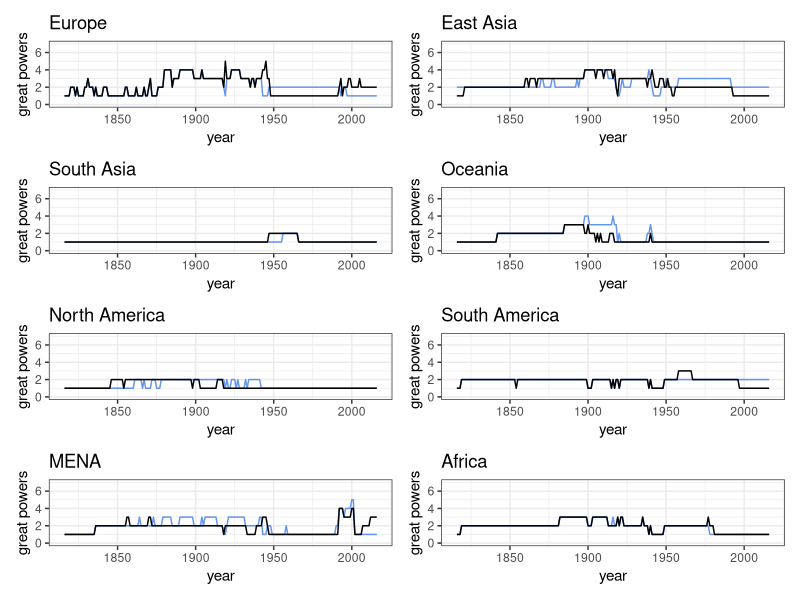
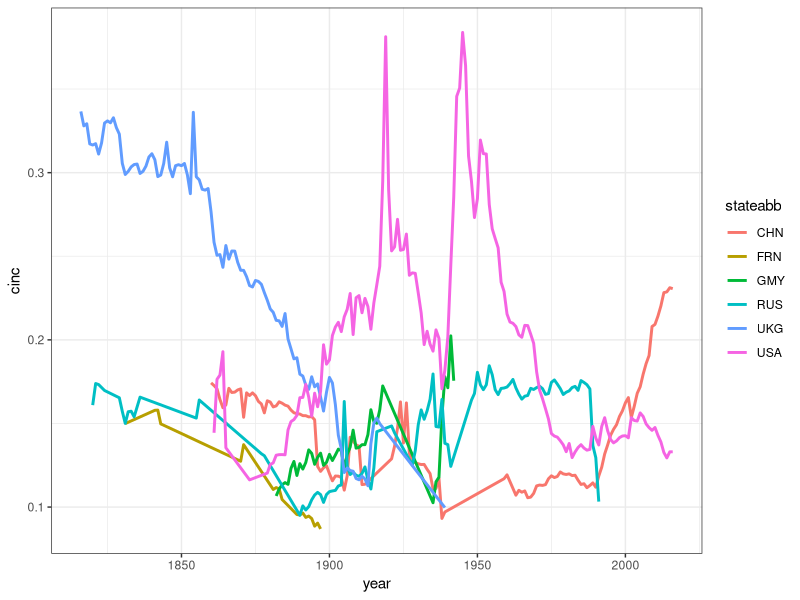

R code for these plots, in order:
setwd("C:/Users/fight/Documents/MIT/Research Projects/Preventive War")
library(tidyverse)
library(patchwork)


# Separate Regions --------------------------------------------------------

# read in raw data

data.raw<-read.csv("NMC_regions_v2.csv")

# fill missing values in with NA
data.raw$milex[data.raw$milex==-9]<-NA
data.raw$milper[data.raw$milper==-9]<-NA
data.raw$irst[data.raw$irst==-9]<-NA
data.raw$pec[data.raw$pec==-9]<-NA
data.raw$tpop[data.raw$tpop==-9]<-NA
data.raw$upop[data.raw$upop==-9]<-NA

# function to separate regions

sep_regions<-function(i){
  data.temp<-data.raw %>% filter(home1==i | home2==i | home3==i | 
                                   territory1==i | territory2==i | 
                                   base1==i | base2==i | base3==i | 
                                   colony1==i | colony2==i | colony3==i |
                                   colony4==i | colony5==i | colony6==i |
                                   colony7==i | colony8==i)
  #create binary variables for types of presence
  data.temp$home<-ifelse(data.temp$home1==i | data.temp$home2==i | data.temp$home3==i, 1, 0)
  data.temp$territory<-ifelse(data.temp$territory1==i | data.temp$territory2==i, 1, 0)
  data.temp$base<-ifelse(data.temp$base1==i | data.temp$base2==i | data.temp$base3==i, 1, 0)
  data.temp$colony<-ifelse(data.temp$colony1==i | data.temp$colony2==i | data.temp$colony3==i |
                             data.temp$colony4==i | data.temp$colony5==i | data.temp$colony6==i |
                             data.temp$colony7==i | data.temp$colony8==i, 1, 0)
  #remove old columns
  data.temp<-data.temp[,-which(names(data.temp) %in% c("home1", "home2", "home3",
                                                       "territory1", "territory2",
                                                       "base1", "base2", "base3",
                                                       "colony1", "colony2", "colony3",
                                                       "colony4", "colony5", "colony6",
                                                       "colony7", "colony8"))]
  return(data.temp)
}

# run function on each region
data.1<-sep_regions(1)
data.2<-sep_regions(2)
data.3<-sep_regions(3)
data.4<-sep_regions(4)
data.5<-sep_regions(5)
data.6<-sep_regions(6)
data.7<-sep_regions(7)
data.8<-sep_regions(8)


# Calculate Relative Power ---------------------------------------------------------

#set weights to adjust different types of presence
home.weight<-1
territory.weight<-0.5
colony.weight<-0.5
base.weight<-0.25

data.temp=data.1

#function to calculate relative power on each regional dataframe
rel_power<-function(data.temp){
  data.temp$home<-data.temp$home*home.weight
  data.temp$territory<-data.temp$territory*territory.weight
  data.temp$colony<-data.temp$colony*colony.weight
  data.temp$base<-data.temp$base*base.weight
  
  #calculate adjusted capability elements by type of presence
  data.temp$weight<-apply(data.temp[11:14],MARGIN = 1,FUN = sum, na.rm=TRUE)
  data.temp$weight[data.temp$weight>1]<-1
  
  data.temp$a_milex<-data.temp$weight*data.temp$milex
  data.temp$a_milper<-data.temp$weight*data.temp$milper
  data.temp$a_irst<-data.temp$weight*data.temp$irst
  data.temp$a_pec<-data.temp$weight*data.temp$pec
  data.temp$a_tpop<-data.temp$weight*data.temp$tpop
  data.temp$a_upop<-data.temp$weight*data.temp$upop
  
  #calculate by year sums
  data.temp.sum <- data.temp %>% group_by(year) %>% summarize(usum_milex=sum(milex, na.rm = TRUE), 
                                                              usum_milper=sum(milper, na.rm = TRUE),
                                                              usum_irst=sum(irst, na.rm = TRUE), 
                                                              usum_pec=sum(pec, na.rm = TRUE), 
                                                              usum_tpop=sum(tpop, na.rm = TRUE), 
                                                              usum_upop=sum(upop, na.rm = TRUE),
                                                              asum_milex=sum(a_milex, na.rm = TRUE), 
                                                              asum_milper=sum(a_milper, na.rm = TRUE),
                                                              asum_irst=sum(a_irst, na.rm = TRUE), 
                                                              asum_pec=sum(a_pec, na.rm = TRUE), 
                                                              asum_tpop=sum(a_tpop, na.rm = TRUE), 
                                                              asum_upop=sum(a_upop, na.rm = TRUE))
  
  
  #join sums to data
  data.temp.wsums <- left_join(data.temp, data.temp.sum, by="year")
  
  #calculate proportion of each capability element
  data.temp.wsums$uprop_milex<-data.temp.wsums$milex/data.temp.wsums$usum_milex
  data.temp.wsums$uprop_milper<-data.temp.wsums$milper/data.temp.wsums$usum_milper
  data.temp.wsums$uprop_irst<-data.temp.wsums$irst/data.temp.wsums$usum_irst
  data.temp.wsums$uprop_pec<-data.temp.wsums$pec/data.temp.wsums$usum_pec
  data.temp.wsums$uprop_tpop<-data.temp.wsums$tpop/data.temp.wsums$usum_tpop
  data.temp.wsums$uprop_upop<-data.temp.wsums$upop/data.temp.wsums$usum_upop
  
  data.temp.wsums$aprop_milex<-data.temp.wsums$a_milex/data.temp.wsums$asum_milex
  data.temp.wsums$aprop_milper<-data.temp.wsums$a_milper/data.temp.wsums$asum_milper
  data.temp.wsums$aprop_irst<-data.temp.wsums$a_irst/data.temp.wsums$asum_irst
  data.temp.wsums$aprop_pec<-data.temp.wsums$a_pec/data.temp.wsums$asum_pec
  data.temp.wsums$aprop_tpop<-data.temp.wsums$a_tpop/data.temp.wsums$asum_tpop
  data.temp.wsums$aprop_upop<-data.temp.wsums$a_upop/data.temp.wsums$asum_upop
  
  
  #average proportions to get regional cinc
  data.temp.wsums$ur_cinc<-apply(data.temp.wsums[,c("uprop_milex",
                                                    "uprop_milper",
                                                    "uprop_irst",
                                                    "uprop_pec",
                                                    "uprop_tpop",
                                                    "uprop_upop")], MARGIN = 1, FUN=mean, na.rm=TRUE)
  
  data.temp.wsums$ar_cinc<-apply(data.temp.wsums[,c("aprop_milex",
                                                    "aprop_milper",
                                                    "aprop_irst",
                                                    "aprop_pec",
                                                    "aprop_tpop",
                                                    "aprop_upop")], MARGIN = 1, FUN=mean, na.rm=TRUE)
  data.temp.out<-data.temp.wsums[,c("stateabb",
                                    "ccode",
                                    "year",
                                    "milex",
                                    "milper",
                                    "irst",
                                    "pec",
                                    "tpop",
                                    "upop",
                                    "cinc",
                                    "home",
                                    "territory",
                                    "base",
                                    "colony",
                                    "ur_cinc",
                                    "ar_cinc")]
  return(data.temp.out)
}

data.1.cinc<-rel_power(data.1)
data.2.cinc<-rel_power(data.2)
data.3.cinc<-rel_power(data.3)
data.4.cinc<-rel_power(data.4)
data.5.cinc<-rel_power(data.5)
data.6.cinc<-rel_power(data.6)
data.7.cinc<-rel_power(data.7)
data.8.cinc<-rel_power(data.8)



# Calculate Powers in the Sub-System --------------------------------------

#function to calculate number of great powers with adjusted and unadjusted relative power
great_power<-function(data.temp){
  data.temp<-data.temp %>% group_by(year) %>% mutate(umax_power=max(ur_cinc), amax_power=max(ar_cinc))
  # great powers are those with at least 1/3 of the power of the top power in the system
  data.temp$ugreat_power<-ifelse(data.temp$ur_cinc>=1/2*data.temp$umax_power,1,0)
  data.temp$agreat_power<-ifelse(data.temp$ar_cinc>=1/2*data.temp$amax_power,1,0)
  data.out<-data.temp[,-which(names(data.temp) %in% c("umax_power", "amax_power"))]
  return(data.out)
}

# calculate great powers per region
data.1.powers<-great_power(data.1.cinc)
data.2.powers<-great_power(data.2.cinc)
data.3.powers<-great_power(data.3.cinc)
data.4.powers<-great_power(data.4.cinc)
data.5.powers<-great_power(data.5.cinc)
data.6.powers<-great_power(data.6.cinc)
data.7.powers<-great_power(data.7.cinc)
data.8.powers<-great_power(data.8.cinc)

# summarize great powers per year in each region
data.1.sum.powers<-data.1.powers%>% group_by(year) %>% summarize(usys_gpowers=sum(ugreat_power), asys_gpowers=sum(agreat_power))
data.2.sum.powers<-data.2.powers%>% group_by(year) %>% summarize(usys_gpowers=sum(ugreat_power), asys_gpowers=sum(agreat_power))
data.3.sum.powers<-data.3.powers%>% group_by(year) %>% summarize(usys_gpowers=sum(ugreat_power), asys_gpowers=sum(agreat_power))
data.4.sum.powers<-data.4.powers%>% group_by(year) %>% summarize(usys_gpowers=sum(ugreat_power), asys_gpowers=sum(agreat_power))
data.5.sum.powers<-data.5.powers%>% group_by(year) %>% summarize(usys_gpowers=sum(ugreat_power), asys_gpowers=sum(agreat_power))
data.6.sum.powers<-data.6.powers%>% group_by(year) %>% summarize(usys_gpowers=sum(ugreat_power), asys_gpowers=sum(agreat_power))
data.7.sum.powers<-data.7.powers%>% group_by(year) %>% summarize(usys_gpowers=sum(ugreat_power), asys_gpowers=sum(agreat_power))
data.8.sum.powers<-data.8.powers%>% group_by(year) %>% summarize(usys_gpowers=sum(ugreat_power), asys_gpowers=sum(agreat_power))

# test individual years
test<-data.4.powers[data.4.powers$year==1900,]

# check distributions per region
plot1<-ggplot(data.1.sum.powers)+
  geom_line(aes(x=year, y=usys_gpowers), color="cornflowerblue")+
  geom_line(aes(x=year, y=asys_gpowers))+
  ylab("great powers")+
  ylim(0,7)+
  labs(title="Europe")+
  theme_bw()

plot2<-ggplot(data.2.sum.powers)+
  geom_line(aes(x=year, y=usys_gpowers), color="cornflowerblue")+
  geom_line(aes(x=year, y=asys_gpowers))+
  ylab("great powers")+
  ylim(0,7)+
  labs(title="East Asia")+
  theme_bw()

plot3<-ggplot(data.3.sum.powers)+
  geom_line(aes(x=year, y=usys_gpowers), color="cornflowerblue")+
  geom_line(aes(x=year, y=asys_gpowers))+
  ylab("great powers")+
  ylim(0,7)+
  labs(title="South Asia")+
  theme_bw()

plot4<-ggplot(data.4.sum.powers)+
  geom_line(aes(x=year, y=usys_gpowers), color="cornflowerblue")+
  geom_line(aes(x=year, y=asys_gpowers))+
  ylab("great powers")+
  ylim(0,7)+
  labs(title="Oceania")+
  theme_bw()

plot5<-ggplot(data.5.sum.powers)+
  geom_line(aes(x=year, y=usys_gpowers), color="cornflowerblue")+
  geom_line(aes(x=year, y=asys_gpowers))+
  ylab("great powers")+
  ylim(0,7)+
  labs(title="North America")+
  theme_bw()

plot6<-ggplot(data.6.sum.powers)+
  geom_line(aes(x=year, y=usys_gpowers), color="cornflowerblue")+
  geom_line(aes(x=year, y=asys_gpowers))+
  ylab("great powers")+
  ylim(0,7)+
  labs(title="South America")+
  theme_bw()

plot7<-ggplot(data.7.sum.powers)+
  geom_line(aes(x=year, y=usys_gpowers), color="cornflowerblue")+
  geom_line(aes(x=year, y=asys_gpowers))+
  ylab("great powers")+
  ylim(0,7)+
  labs(title="MENA")+
  theme_bw()

plot8<-ggplot(data.8.sum.powers)+
  geom_line(aes(x=year, y=usys_gpowers), color="cornflowerblue")+
  geom_line(aes(x=year, y=asys_gpowers))+
  ylab("great powers")+
  ylim(0,7)+
  labs(title="Africa")+
  theme_bw()

(plot1+plot2)/(plot3+plot4)/(plot5+plot6)/(plot7+plot8)

# check id of great powers
plot1gp<-ggplot(data.1.powers[data.1.powers$agreat_power==1,])+
  geom_line(aes(x=year, y=ar_cinc, color=stateabb), size=1)+
  ylab("CINC")+
  labs(title="Europe")+
  theme_bw()

plot2gp<-ggplot(data.2.powers[data.2.powers$agreat_power==1,])+
  geom_line(aes(x=year, y=ar_cinc, color=stateabb), size=1)+
  ylab("CINC")+
  labs(title="East Asia")+
  theme_bw()

plot3gp<-ggplot(data.3.powers[data.3.powers$agreat_power==1,])+
  geom_line(aes(x=year, y=ar_cinc, color=stateabb), size=1)+
  ylab("CINC")+
  labs(title="South Asia")+
  theme_bw()

plot4gp<-ggplot(data.4.powers[data.4.powers$agreat_power==1,])+
  geom_line(aes(x=year, y=ar_cinc, color=stateabb), size=1)+
  ylab("CINC")+
  labs(title="Oceania")+
  theme_bw()

plot5gp<-ggplot(data.5.powers[data.5.powers$agreat_power==1,])+
  geom_line(aes(x=year, y=ar_cinc, color=stateabb), size=1)+
  ylab("CINC")+
  labs(title="North America")+
  theme_bw()

plot6gp<-ggplot(data.6.powers[data.6.powers$agreat_power==1,])+
  geom_line(aes(x=year, y=ar_cinc, color=stateabb), size=1)+
  ylab("CINC")+
  labs(title="South America")+
  theme_bw()

plot7gp<-ggplot(data.7.powers[data.7.powers$agreat_power==1,])+
  geom_line(aes(x=year, y=ar_cinc, color=stateabb), size=1)+
  ylab("CINC")+
  labs(title="MENA")+
  theme_bw()

plot8gp<-ggplot(data.8.powers[data.8.powers$agreat_power==1,])+
  geom_line(aes(x=year, y=ar_cinc, color=stateabb), size=1)+
  ylab("CINC")+
  labs(title="Africa")+
  theme_bw()

# Calculate Great Powers in World -----------------------------------------

data.world<-data.raw %>% group_by(year) %>% mutate(max_power=max(cinc))
# great powers are those with at least 1/3 of the power of the top power in the system
data.world$great_power<-ifelse(data.world$cinc>=1/2*data.world$max_power,1,0)

world.great.powers<-data.world %>% filter(great_power==1)

ggplot(world.great.powers, aes(x=year, y=cinc, color=stateabb))+
  geom_line(size=1)+
  theme_bw()
